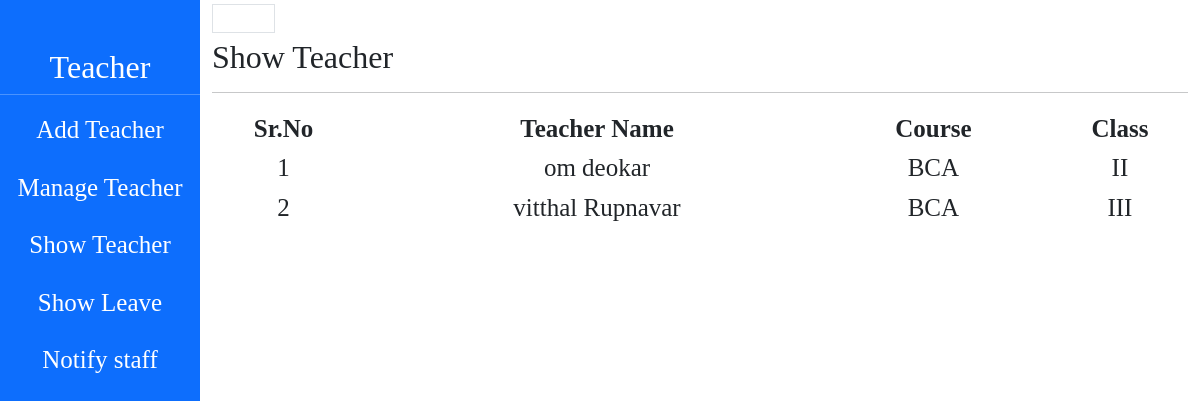
The page /show_teacher.php on the database its author committed.
### tables this page shows
CREATE TABLE `teacher_register` (
  `id` int(50) NOT NULL auto_increment,
  `fname` varchar(50) NOT NULL,
  `lname` varchar(50) NOT NULL,
  `dob` date NOT NULL,
  `gender` varchar(50) NOT NULL,
  `addres` varchar(50) NOT NULL,
  `photo` varchar(50) NOT NULL,
  `bloodg` varchar(50) NOT NULL,
  `nationality` varchar(50) NOT NULL,
  `religion` varchar(50) NOT NULL,
  `catagory` varchar(50) NOT NULL,
  `qualification` varchar(50) NOT NULL,
  `mobile` varchar(50) NOT NULL,
  `email` varchar(50) NOT NULL,
  `pass` varchar(50) NOT NULL,
  `cpassword` varchar(50) NOT NULL,
  `course` varchar(50) NOT NULL,
  `class` varchar(50) NOT NULL,
  `subject` varchar(50) NOT NULL,
  `type` varchar(50) NOT NULL default 'teacher',
  PRIMARY KEY  (`id`)
);

### show_teacher.php (the view, shortened to what this page needs)
<?php
include("connection.php");
?>
<!DOCTYPE html>
<html lang="en">
<head>
    <link href="https://cdn.jsdelivr.net/npm/bootstrap@5.0.2/dist/css/bootstrap.min.css" rel="stylesheet">
</head>
<body>
    <div class="container-fluid">
        <div class="row">
            <div class="col-md-2 dash bg-primary">
                <div class="row text-white text-center mt-5">
                    <h2>Teacher</h2>
                    <hr>
                </div>
                <div class="row text-center std">
                      <ul>
                        <li><a href="teacher.php"> Add Teacher</a></li>
                        <li><a href="teacher_mannage.php">Manage Teacher</a></li>
                        <li><a href="show_teacher.php">Show Teacher</a></li>
                        <li><a href="#">Show Leave</a></li>
                        <li><a href="#">Notify staff</a></li>
                      </ul>
                </div>
            </div>
            <div class="col-md-10">
            <a href="Admin.php" class="border mb-3" style="color: white; text-decoration: none; font-size:25px; font-family: 'Times New Roman', Times, serif;"><i class="fa-duotone fa-solid fa-backward"></i> Home</a>
             <h2>Show Teacher</h2> <hr>
               <div class="row">
                <div class="col">
                    <div class="row">
                     <table>
                        <tr>
                            <th class="text-center">Sr.No</th>
                            <th class="text-center">Teacher Name</th>
                            <th class="text-center">Course</th>
                            <th class="text-center">Class</th>
                        </tr>
                        <?php
                        $qry="SELECT * from teacher_register";
                        $result=mysqli_query($con,$qry);
                        $count=1;
                        while($row=mysqli_fetch_assoc($result)){
                            echo"<tr><td class='text-center'>".$count."</td><td class='text-center'>".$row["fname"]." ".$row["ffname"]." ".$row["lname"]."</td><td class='text-center'>".$row["course"]."</td><td class='text-center'>".$row["class"]."</td></tr>";
                               $count++;
                        }
                        ?>
                     </table>
                     </div>
                </div>
               </div>
        </div>
    </div>
</body>
</html>

### show_teacher.php (style rules this page uses)
.dash { height: 100vh; }
.std a { text-decoration: none; color: white; }
.std li { margin-bottom: 20px; font-size: 25px; font-family: 'Times New Roman', Times, serif; }
body { font-family: 'Times New Roman', Times, serif; }
table { font-size: 25px; }

### rows shown on the page
teacher_register: fname "om", lname "deokar", course "BCA", class "II"
teacher_register: fname "vitthal", lname "Rupnavar", course "BCA", class "III"
